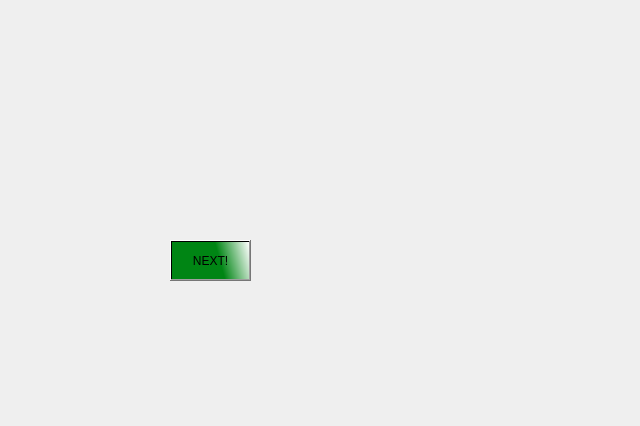
<?xml version="1.0" encoding="UTF-8"?>
<ui version="4.0">
 <class>Dialog</class>
 <widget class="QDialog" name="Dialog">
  <property name="geometry">
   <rect>
    <x>0</x>
    <y>0</y>
    <width>640</width>
    <height>426</height>
   </rect>
  </property>
  <property name="windowTitle">
   <string>Dialog</string>
  </property>
  <widget class="QPushButton" name="pushButton">
   <property name="geometry">
    <rect>
     <x>170</x>
     <y>240</y>
     <width>81</width>
     <height>41</height>
    </rect>
   </property>
   <property name="styleSheet">
    <string notr="true">background-color: qlineargradient(spread:pad, x1:0.563, y1:0.0568182, x2:1, y2:0, stop:0 rgba(0, 133, 20, 255), stop:1 rgba(255, 255, 255, 255));</string>
   </property>
   <property name="text">
    <string>NEXT!</string>
   </property>
  </widget>
 </widget>
 <resources/>
 <connections/>
</ui>
